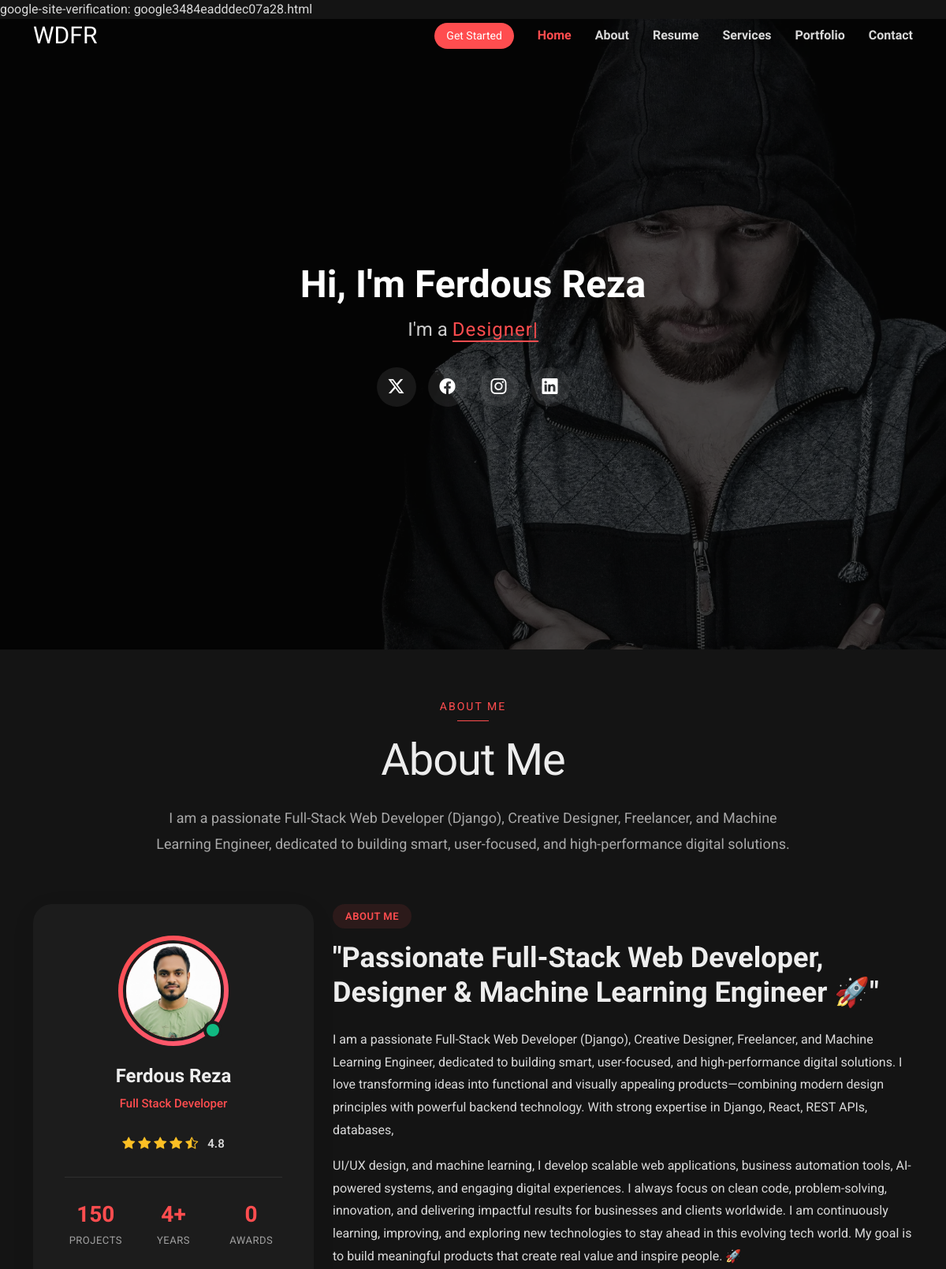
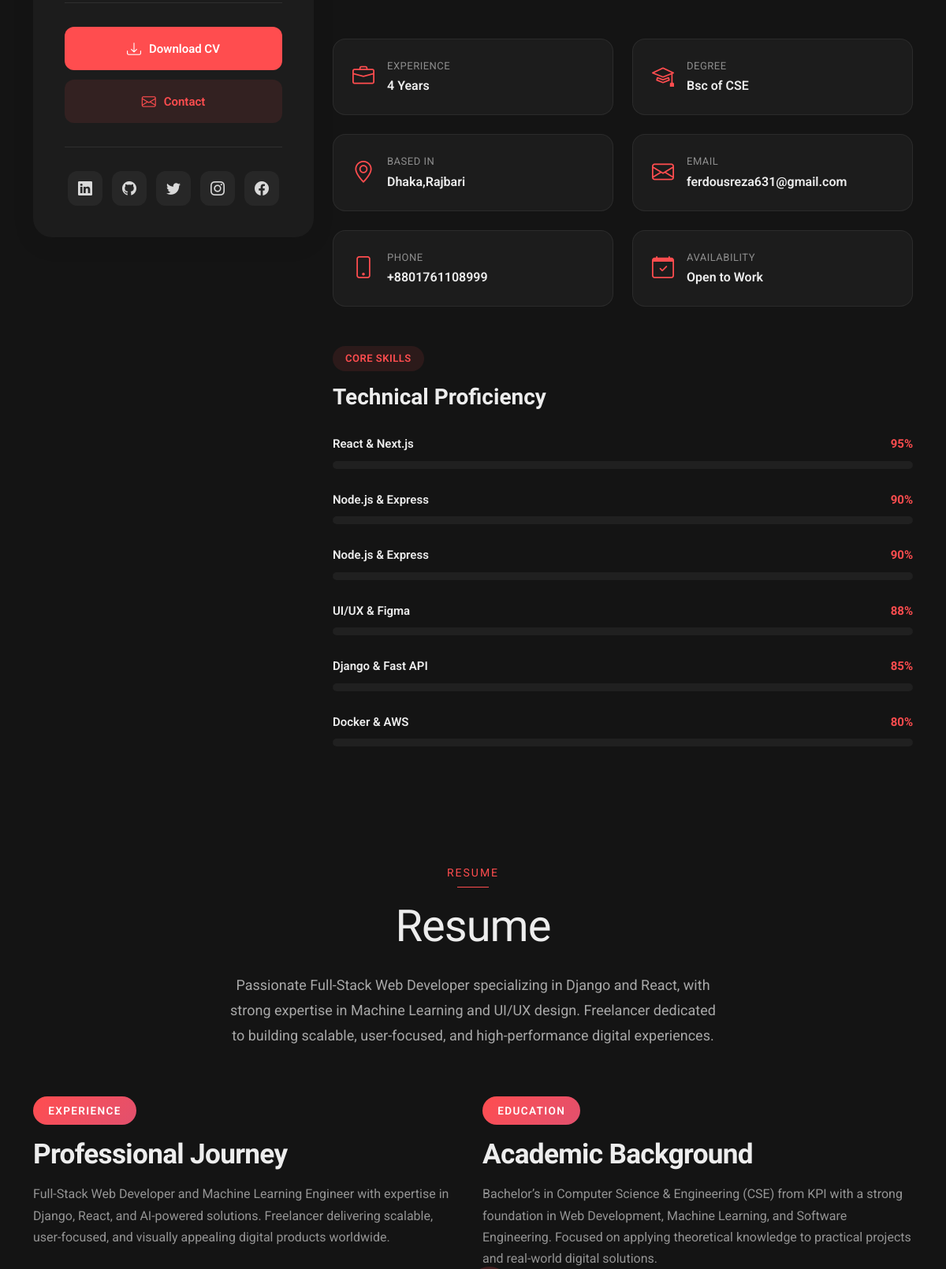
The page / (upper part) on the database its author committed (2 pictures, top to bottom).
### home/models.py (models this page shows, shortened)
class logo(models.Model):
    logo_image=models.ImageField(upload_to='image/logo/', null=True, blank=True)
    write_logo=models.CharField(max_length=100)

class HeroSection(models.Model):
    name = models.CharField(max_length=100)
    typed_items = models.TextField()

class profile(models.Model):
    profile_image=models.ImageField(upload_to='image/profile/')
    name=models.CharField(max_length=100)
    role=models.CharField(max_length=100)
    my_projects=models.IntegerField()
    work_experience=models.IntegerField()
    awards_won=models.IntegerField()
    cv=models.FileField(upload_to='file/cv/')
    fb_link=models.URLField()
    twitter_link=models.URLField()
    linkedin_link=models.URLField()
    github_link=models.URLField()
    instagram_link=models.URLField()
    email = models.EmailField(default='example@example.com')

class about(models.Model):
    title=models.CharField(max_length=300)
    description=models.TextField()
    description_2=models.TextField(default='write here')
    degree=models.CharField(max_length=100)
    based_in=models.CharField(max_length=100)
    phone=models.CharField(max_length=20)
    availability=models.CharField(max_length=50)

class Skill(models.Model):
    name = models.CharField(max_length=100)
    progress = models.PositiveIntegerField()

class resume(models.Model):
    resume_title=models.CharField(max_length=300)
    professional_Journey_title=models.CharField(max_length=300)
    education_title=models.CharField(max_length=300)
    service_title=models.CharField(max_length=300, default='Services')
    portfolio_title=models.CharField(max_length=300, default='Portfolio')
    contact_title=models.CharField(max_length=300, default='Get in Touch')

### home/views.py (the view)
# urls.py: urlpatterns = [    path('', views.home, name='home'),
def home(request):
    profile_data= profile.objects.first()
    about_data= about.objects.first()
    skills_data= Skill.objects.all()
    logo_data= logo.objects.first()
    resume_data= resume.objects.first()
    hero_data = HeroSection.objects.first()
    message_sent = False
    message_error = False
    if request.method == 'POST':
        try:
            name = request.POST.get('name')
            email = request.POST.get('email')
            subject = request.POST.get('subject')
            message = request.POST.get('message')
            if name and email and subject and message:
                contact_message = contactMessage(
                    name=name,
                    email=email,
                    subject=subject,
                    message=message
                )
                message_sent= True
            else:
                message_error = True
        except:
            message_error = True
        contact_message.save()
        message_sent = True
    else:
        message_sent = False
    context={
        'profile':profile_data,
        'about':about_data,
        'skills':skills_data,
        'logo':logo_data,
        'resume':resume_data,
        'message_sent': message_sent,
        'message_error': message_error,
        'hero_name':hero_data,
    }
    return render(request, 'index.html', context)

### home/templates/index.html (shortened to what this page needs)
{% load static %}
{% get_media_prefix as MEDIA_URL %}
<!DOCTYPE html>
<html lang="en">
<head>
  <link href="https://cdn.jsdelivr.net/npm/bootstrap@5.0.2/dist/css/bootstrap.min.css" rel="stylesheet">
  <link href="{% static 'vendor/bootstrap/css/bootstrap.min.css' %}" rel="stylesheet">
  <link href="{% static 'vendor/bootstrap-icons/bootstrap-icons.css' %}" rel="stylesheet">
  <link href="{% static 'vendor/aos/aos.css' %}" rel="stylesheet">
  <link href="{% static 'vendor/glightbox/css/glightbox.min.css' %}" rel="stylesheet">
  <link href="{% static 'vendor/swiper/swiper-bundle.min.css' %}" rel="stylesheet">
  <link rel="stylesheet" href="{% static 'css/main.css' %}">
</head>
<body class="index-page">
  <header id="header" class="header d-flex align-items-center fixed-top">
    <div class="container-fluid container-xl position-relative d-flex align-items-center">
      <a href="{% url 'home' %}" class="logo d-flex align-items-center me-auto">
        {% if logo.logo_image %}
        <img src="{{ logo.logo_image.url }}" alt="Logo" class="img-fluid">
        {% else %}
        <h1 class="sitename">{{ logo.write_logo }}</h1>
        {% endif %}
      </a>
      <nav id="navmenu" class="navmenu">
        <ul>
          <li><a href="#hero" class="active">Home</a></li>
          <li><a href="#about">About</a></li>
          <li><a href="#resume">Resume</a></li>
          <li><a href="#services">Services</a></li>
          <li><a href="#portfolio">Portfolio</a></li>
          <li><a href="#contact">Contact</a></li>
        </ul>
      </nav>
      <a class="btn-getstarted" href="#about">Get Started</a>
    </div>
  </header>
  <main class="main">
    <section id="hero" class="hero section dark-background">
    <div id="tsparticles"></div>
    <img src="{{ MEDIA_URL }}image/profile/profile-bg-5.webp" alt="Hero Background">
      <div class="container" data-aos="fade-up" data-aos-delay="100">
        <div class="row justify-content-center">
          <div class="col-lg-8 text-center">
            <h2>Hi, I'm {{ hero_name.name }}</h2>
            <p>I'm a <span class="typed" data-typed-items="{{ hero_name.typed_items }}"></span></p>
            <div class="social-links social-connect">
              <a href="{{ profile.twitter_link }}"><i class="bi bi-twitter-x"></i></a>
              <a href="{{ profile.fb_link }}"><i class="bi bi-facebook"></i></a>
              <a href="{{ profile.instagram_link }}"><i class="bi bi-instagram"></i></a>
              <a href="{{ profile.linkedin_link }}"><i class="bi bi-linkedin"></i></a>
            </div>
          </div>
        </div>
      </div>
    </section>
    <section id="about" class="about section">
      <div class="container section-title" data-aos="fade-up">
        <span class="subtitle">About Me</span>
        <h2>About Me</h2>
        <p>I am a passionate Full-Stack Web Developer (Django), Creative Designer, Freelancer, and Machine Learning Engineer, dedicated to building smart, user-focused, and high-performance digital solutions.</p>
      </div>
      <div class="container" data-aos="fade-up" data-aos-delay="100">
        <div class="row gy-5">
          <div class="col-lg-4" data-aos="zoom-in" data-aos-delay="150">
            <div class="profile-card">
              <div class="profile-header">
                <div class="profile-avatar">
                  <img src="{{ profile.profile_image.url }}" class="img-fluid" alt="">
                  <div class="status-indicator"></div>
                </div>
                <h3>{{ profile.name }}</h3>
                <span class="role">{{ profile.role }}</span>
                <div class="rating">
                  <i class="bi bi-star-fill"></i>
                  <i class="bi bi-star-fill"></i>
                  <i class="bi bi-star-fill"></i>
                  <i class="bi bi-star-fill"></i>
                  <i class="bi bi-star-half"></i>
                  <span>4.8</span>
                </div>
              </div>
              <div class="profile-stats">
                <div class="stat-item">
                  <h4>{{ profile.my_projects }}</h4>
                  <p>Projects</p>
                </div>
                <div class="stat-item">
                  <h4>{{ profile.work_experience }}+</h4>
                  <p>Years</p>
                </div>
                <div class="stat-item">
                  <h4>{{ profile.awards_won }}</h4>
                  <p>Awards</p>
                </div>
              </div>
              <div class="profile-actions">
                <a href="{{ profile.cv.url }}" class="btn-primary"><i class="bi bi-download"></i> Download CV</a>
                <a href="mailto:{{ profile.email }}" class="btn-secondary"><i class="bi bi-envelope"></i> Contact</a>
              </div>
              <div class="social-connect">
                <a href="{{ profile.linkedin_link }}"><i class="bi bi-linkedin"></i></a>
                <a href="{{ profile.github_link }}"><i class="bi bi-github"></i></a>
                <a href="{{ profile.twitter_link }}"><i class="bi bi-twitter"></i></a>
                <a href="{{ profile.instagram_link }}"><i class="bi bi-instagram"></i></a>
                <a href="{{ profile.fb_link }}"><i class="bi bi-facebook"></i></a>
              </div>
            </div>
          </div>
          <div class="col-lg-8" data-aos="fade-left" data-aos-delay="200">
            <div class="content-wrapper">
              <div class="bio-section">
                <div class="section-tag">About Me</div>
                <h2>{{ about.title }}</h2>
                 <p>{{ about.description }}</p>
                 <p>{{ about.description_2 }}</p>
            </div>
              <div class="details-grid">
                <div class="detail-item" data-aos="fade-up" data-aos-delay="250">
                  <i class="bi bi-briefcase"></i>
                  <div class="detail-content">
                    <span>Experience</span>
                    <strong>{{ profile.work_experience }} Years</strong>
                  </div>
                </div>
                <div class="detail-item" data-aos="fade-up" data-aos-delay="300">
                  <i class="bi bi-mortarboard"></i>
                  <div class="detail-content">
                    <span>Degree</span>
                    <strong>{{ about.degree }}</strong>
                  </div>
                </div>
                <div class="detail-item" data-aos="fade-up" data-aos-delay="350">
                  <i class="bi bi-geo-alt"></i>
                  <div class="detail-content">
                    <span>Based In</span>
                    <strong>{{ about.based_in }}</strong>
                  </div>
                </div>
                <div class="detail-item" data-aos="fade-up" data-aos-delay="100">
                  <i class="bi bi-envelope"></i>
                  <div class="detail-content">
                    <span>Email</span>
                    <strong>{{ profile.email }}</strong>
                  </div>
                </div>
                <div class="detail-item" data-aos="fade-up" data-aos-delay="150">
                  <i class="bi bi-phone"></i>
                  <div class="detail-content">
                    <span>Phone</span>
                    <strong>{{ about.phone }}</strong>
                  </div>
                </div>
                <div class="detail-item" data-aos="fade-up" data-aos-delay="200">
                  <i class="bi bi-calendar-check"></i>
                  <div class="detail-content">
                    <span>Availability</span>
                    <strong>{{ about.availability }}</strong>
                  </div>
                </div>
              </div>
              <div class="skills-showcase" data-aos="fade-up" data-aos-delay="250">
                <div class="section-tag">Core Skills</div>
                <h3>Technical Proficiency</h3>
                <div class="skills-list skills-animation">
                    {% for skill in skills %}
                    <div class="skill-item">
                    <div class="skill-info">
                      <span class="skill-name">{{ skill.name }}</span>
                      <span class="skill-percent">{{ skill.progress }}%</span>
                    </div>
                    <div class="progress">
                    </div>
                  </div>
                  {% endfor %}
                </div>
              </div>
            </div>
          </div>
        </div>
      </div>
    </section>
    <section id="resume" class="resume section">
      <div class="container section-title" data-aos="fade-up">
        <span class="subtitle">Resume</span>
        <h2>Resume</h2>
        <p>{{ resume.resume_title }}</p>
      </div>
      <div class="container" data-aos="fade-up" data-aos-delay="100">
        <div class="row gy-5">
          <div class="col-lg-6">
            <div class="experience-section">
              <div class="section-header" data-aos="fade-right" data-aos-delay="200">
                <div class="header-content">
                  <span class="section-badge">Experience</span>
                  <h2>Professional Journey</h2>
                 <p>{{ resume.professional_Journey_title }}</p>
                </div>
              </div>
            </div>
          </div>
          <div class="col-lg-6">
            <div class="education-section">
              <div class="section-header" data-aos="fade-left" data-aos-delay="200">
                <div class="header-content">
                  <span class="section-badge">Education</span>
                  <h2>Academic Background</h2>
                  <p>{{ resume.education_title }}</p>
              </div>
            </div>
          </div>
        </div>
      </div>
    </section>
  </main>
</body>
</html>

### rows shown on the page
logo: write_logo "WDFR"
HeroSection: name "Ferdous Reza"
profile: profile_image (picture), name "Ferdous Reza", role "Full Stack Developer", my_projects "150", work_experience "4", awards_won "0", email "ferdousreza631@gmail.com"
about: title "\"Passionate Full-Stack Web Developer, Designer & Machine Learning Engineer 🚀\"", description "I am a passionate Full-Stack Web Developer (Django), Creative Designer, Freelancer, and Machine Learning Engineer, dedicated to building smart, user-focused, and high-performance digital solutions. I love transforming ideas into functional and visually appealing products—combining modern design principles with powerful backend technology. With strong expertise in Django, React, REST APIs, databases,", description_2 "UI/UX design, and machine learning, I develop scalable web applications, business automation tools, AI-powered systems, and engaging digital experiences. I always focus on clean code, problem-solving, innovation, and delivering impactful results for businesses and clients worldwide. I am continuously learning, improving, and exploring new technologies to stay ahead in this evolving tech world. My goal is to build meaningful products that create real value and inspire people. 🚀", degree "Bsc of CSE", based_in "Dhaka,Rajbari", phone "+8801761108999", availability "Open to Work"
Skill: name "React & Next.js", progress "95"
Skill: name "Node.js & Express", progress "90"
Skill: name "Node.js & Express", progress "90"
Skill: name "UI/UX & Figma", progress "88"
Skill: name "Django & Fast API", progress "85"
Skill: name "Docker & AWS", progress "80"
resume: resume_title "Passionate Full-Stack Web Developer specializing in Django and React, with strong expertise in Machine Learning and UI/UX design. Freelancer dedicated to building scalable, user-focused, and high-performance digital experiences.", professional_Journey_title "Full-Stack Web Developer and Machine Learning Engineer with expertise in Django, React, and AI-powered solutions. Freelancer delivering scalable, user-focused, and visually appealing digital products worldwide.", education_title "Bachelor’s in Computer Science & Engineering (CSE) from KPI with a strong foundation in Web Development, Machine Learning, and Software Engineering. Focused on applying theoretical knowledge to practical projects and real-world digital solutions."
